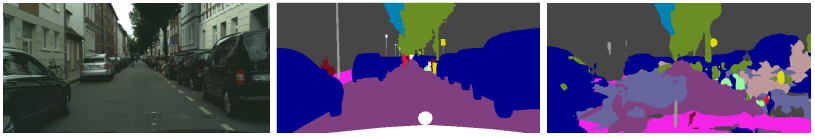
#> input picture images/multitask.png, 815 x 138 px, found by its file name
$ python split_stack.py
#> lines starting #> are read from the running program, lines starting #| are printed output that depends on the picture
import cv2
import numpy as np

img = cv2.imread('/Users/gamogh/Desktop/personal/webpage/amogh112.github.io/images/multitask.png')
#> img is the input picture: shape (138, 815, 3); mean B, G, R 111.1, 82.2, 90.2
gray = cv2.cvtColor(img, cv2.COLOR_BGR2GRAY)
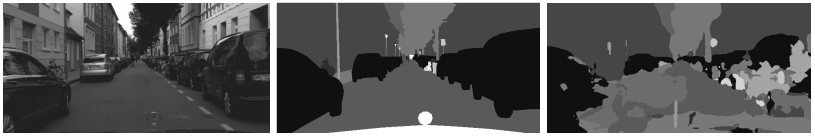
#> gray: shape (138, 815); min 16, max 255, mean 87.8
cols = np.where(gray.mean(axis=0) > 250)[0]
#> cols = 20 values from 0 to 814
splits = np.split(cols, np.where(np.diff(cols) > 1)[0] + 1)
#> splits = [[0, 1, 2], [270, 271, 272, 273, 274, 275], [540, 541, 542, 543, 544, 545, 546], [811, 812, 813, 814]]
gaps = [s[0] for s in splits if len(s) > 10]
#> gaps = []

parts = []
start = 0
for gap in gaps:
    parts.append(img[:, start:gap])
    start = gap
#> this loop made 0 passes
#> after the loop, parts = []
parts.append(img[:, start:])

stacked = np.vstack(parts)
cv2.imwrite('/Users/gamogh/Desktop/personal/webpage/amogh112.github.io/try/multitask_stacked.png', stacked)
